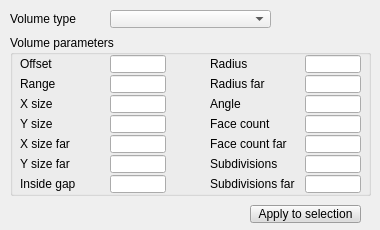
<?xml version="1.0" encoding="UTF-8"?>
<ui version="4.0">
 <class>CQDlgDetectionVolume</class>
 <widget class="QDialog" name="CQDlgDetectionVolume">
  <property name="geometry">
   <rect>
    <x>0</x>
    <y>0</y>
    <width>380</width>
    <height>230</height>
   </rect>
  </property>
  <property name="windowTitle">
   <string>Detection Volume Properties</string>
  </property>
  <property name="locale">
   <locale language="English" country="UnitedStates"/>
  </property>
  <widget class="QLabel" name="label">
   <property name="geometry">
    <rect>
     <x>10</x>
     <y>10</y>
     <width>91</width>
     <height>18</height>
    </rect>
   </property>
   <property name="text">
    <string>Volume type</string>
   </property>
  </widget>
  <widget class="QComboBox" name="qqType">
   <property name="geometry">
    <rect>
     <x>110</x>
     <y>10</y>
     <width>161</width>
     <height>18</height>
    </rect>
   </property>
  </widget>
  <widget class="QGroupBox" name="groupBox">
   <property name="geometry">
    <rect>
     <x>10</x>
     <y>35</y>
     <width>361</width>
     <height>161</height>
    </rect>
   </property>
   <property name="title">
    <string>Volume parameters</string>
   </property>
   <property name="flat">
    <bool>true</bool>
   </property>
   <widget class="QLabel" name="label_2">
    <property name="geometry">
     <rect>
      <x>10</x>
      <y>20</y>
      <width>81</width>
      <height>18</height>
     </rect>
    </property>
    <property name="text">
     <string>Offset</string>
    </property>
   </widget>
   <widget class="QLineEdit" name="qqOffset">
    <property name="geometry">
     <rect>
      <x>100</x>
      <y>20</y>
      <width>56</width>
      <height>18</height>
     </rect>
    </property>
   </widget>
   <widget class="QLabel" name="label_3">
    <property name="geometry">
     <rect>
      <x>200</x>
      <y>20</y>
      <width>91</width>
      <height>18</height>
     </rect>
    </property>
    <property name="text">
     <string>Radius</string>
    </property>
   </widget>
   <widget class="QLineEdit" name="qqRadius">
    <property name="geometry">
     <rect>
      <x>295</x>
      <y>20</y>
      <width>56</width>
      <height>18</height>
     </rect>
    </property>
   </widget>
   <widget class="QLabel" name="label_4">
    <property name="geometry">
     <rect>
      <x>200</x>
      <y>40</y>
      <width>91</width>
      <height>18</height>
     </rect>
    </property>
    <property name="text">
     <string>Radius far</string>
    </property>
   </widget>
   <widget class="QLabel" name="label_5">
    <property name="geometry">
     <rect>
      <x>10</x>
      <y>40</y>
      <width>81</width>
      <height>18</height>
     </rect>
    </property>
    <property name="text">
     <string>Range</string>
    </property>
   </widget>
   <widget class="QLineEdit" name="qqRadiusFar">
    <property name="geometry">
     <rect>
      <x>295</x>
      <y>40</y>
      <width>56</width>
      <height>18</height>
     </rect>
    </property>
   </widget>
   <widget class="QLineEdit" name="qqRange">
    <property name="geometry">
     <rect>
      <x>100</x>
      <y>40</y>
      <width>56</width>
      <height>18</height>
     </rect>
    </property>
   </widget>
   <widget class="QLabel" name="label_6">
    <property name="geometry">
     <rect>
      <x>200</x>
      <y>60</y>
      <width>91</width>
      <height>18</height>
     </rect>
    </property>
    <property name="text">
     <string>Angle</string>
    </property>
   </widget>
   <widget class="QLabel" name="label_7">
    <property name="geometry">
     <rect>
      <x>10</x>
      <y>60</y>
      <width>81</width>
      <height>18</height>
     </rect>
    </property>
    <property name="text">
     <string>X size</string>
    </property>
   </widget>
   <widget class="QLineEdit" name="qqAngle">
    <property name="geometry">
     <rect>
      <x>295</x>
      <y>60</y>
      <width>56</width>
      <height>18</height>
     </rect>
    </property>
   </widget>
   <widget class="QLineEdit" name="qqSizeX">
    <property name="geometry">
     <rect>
      <x>100</x>
      <y>60</y>
      <width>56</width>
      <height>18</height>
     </rect>
    </property>
   </widget>
   <widget class="QLabel" name="label_8">
    <property name="geometry">
     <rect>
      <x>200</x>
      <y>80</y>
      <width>91</width>
      <height>18</height>
     </rect>
    </property>
    <property name="text">
     <string>Face count</string>
    </property>
   </widget>
   <widget class="QLabel" name="label_9">
    <property name="geometry">
     <rect>
      <x>10</x>
      <y>80</y>
      <width>81</width>
      <height>18</height>
     </rect>
    </property>
    <property name="text">
     <string>Y size</string>
    </property>
   </widget>
   <widget class="QLineEdit" name="qqFaceCount">
    <property name="geometry">
     <rect>
      <x>295</x>
      <y>80</y>
      <width>56</width>
      <height>18</height>
     </rect>
    </property>
   </widget>
   <widget class="QLineEdit" name="qqSizeY">
    <property name="geometry">
     <rect>
      <x>100</x>
      <y>80</y>
      <width>56</width>
      <height>18</height>
     </rect>
    </property>
   </widget>
   <widget class="QLabel" name="label_10">
    <property name="geometry">
     <rect>
      <x>10</x>
      <y>100</y>
      <width>81</width>
      <height>18</height>
     </rect>
    </property>
    <property name="text">
     <string>X size far</string>
    </property>
   </widget>
   <widget class="QLabel" name="label_11">
    <property name="geometry">
     <rect>
      <x>200</x>
      <y>100</y>
      <width>91</width>
      <height>18</height>
     </rect>
    </property>
    <property name="text">
     <string>Face count far</string>
    </property>
   </widget>
   <widget class="QLineEdit" name="qqSizeFarX">
    <property name="geometry">
     <rect>
      <x>100</x>
      <y>100</y>
      <width>56</width>
      <height>18</height>
     </rect>
    </property>
   </widget>
   <widget class="QLineEdit" name="qqFaceCountFar">
    <property name="geometry">
     <rect>
      <x>295</x>
      <y>100</y>
      <width>56</width>
      <height>18</height>
     </rect>
    </property>
   </widget>
   <widget class="QLineEdit" name="qqSubdivisions">
    <property name="geometry">
     <rect>
      <x>295</x>
      <y>120</y>
      <width>56</width>
      <height>18</height>
     </rect>
    </property>
   </widget>
   <widget class="QLabel" name="label_12">
    <property name="geometry">
     <rect>
      <x>200</x>
      <y>120</y>
      <width>91</width>
      <height>18</height>
     </rect>
    </property>
    <property name="text">
     <string>Subdivisions</string>
    </property>
   </widget>
   <widget class="QLineEdit" name="qqSizeFarY">
    <property name="geometry">
     <rect>
      <x>100</x>
      <y>120</y>
      <width>56</width>
      <height>18</height>
     </rect>
    </property>
   </widget>
   <widget class="QLabel" name="label_13">
    <property name="geometry">
     <rect>
      <x>10</x>
      <y>120</y>
      <width>81</width>
      <height>18</height>
     </rect>
    </property>
    <property name="text">
     <string>Y size far</string>
    </property>
   </widget>
   <widget class="QLineEdit" name="qqInsideGap">
    <property name="geometry">
     <rect>
      <x>100</x>
      <y>140</y>
      <width>56</width>
      <height>18</height>
     </rect>
    </property>
   </widget>
   <widget class="QLabel" name="label_14">
    <property name="geometry">
     <rect>
      <x>10</x>
      <y>140</y>
      <width>81</width>
      <height>18</height>
     </rect>
    </property>
    <property name="text">
     <string>Inside gap</string>
    </property>
   </widget>
   <widget class="QLineEdit" name="qqSubdivisionsFar">
    <property name="geometry">
     <rect>
      <x>295</x>
      <y>140</y>
      <width>56</width>
      <height>18</height>
     </rect>
    </property>
   </widget>
   <widget class="QLabel" name="label_15">
    <property name="geometry">
     <rect>
      <x>200</x>
      <y>140</y>
      <width>91</width>
      <height>18</height>
     </rect>
    </property>
    <property name="text">
     <string>Subdivisions far</string>
    </property>
   </widget>
  </widget>
  <widget class="QToolButton" name="qqApplyAll">
   <property name="geometry">
    <rect>
     <x>250</x>
     <y>205</y>
     <width>111</width>
     <height>18</height>
    </rect>
   </property>
   <property name="palette">
    <palette>
     <active>
      <colorrole role="WindowText">
       <brush brushstyle="SolidPattern">
        <color alpha="255">
         <red>0</red>
         <green>0</green>
         <blue>0</blue>
        </color>
       </brush>
      </colorrole>
      <colorrole role="Button">
       <brush brushstyle="SolidPattern">
        <color alpha="255">
         <red>220</red>
         <green>220</green>
         <blue>220</blue>
        </color>
       </brush>
      </colorrole>
      <colorrole role="Light">
       <brush brushstyle="SolidPattern">
        <color alpha="255">
         <red>255</red>
         <green>255</green>
         <blue>255</blue>
        </color>
       </brush>
      </colorrole>
      <colorrole role="Midlight">
       <brush brushstyle="SolidPattern">
        <color alpha="255">
         <red>237</red>
         <green>237</green>
         <blue>237</blue>
        </color>
       </brush>
      </colorrole>
      <colorrole role="Dark">
       <brush brushstyle="SolidPattern">
        <color alpha="255">
         <red>110</red>
         <green>110</green>
         <blue>110</blue>
        </color>
       </brush>
      </colorrole>
      <colorrole role="Mid">
       <brush brushstyle="SolidPattern">
        <color alpha="255">
         <red>147</red>
         <green>147</green>
         <blue>147</blue>
        </color>
       </brush>
      </colorrole>
      <colorrole role="Text">
       <brush brushstyle="SolidPattern">
        <color alpha="255">
         <red>0</red>
         <green>0</green>
         <blue>0</blue>
        </color>
       </brush>
      </colorrole>
      <colorrole role="BrightText">
       <brush brushstyle="SolidPattern">
        <color alpha="255">
         <red>255</red>
         <green>255</green>
         <blue>255</blue>
        </color>
       </brush>
      </colorrole>
      <colorrole role="ButtonText">
       <brush brushstyle="SolidPattern">
        <color alpha="255">
         <red>0</red>
         <green>0</green>
         <blue>0</blue>
        </color>
       </brush>
      </colorrole>
      <colorrole role="Base">
       <brush brushstyle="SolidPattern">
        <color alpha="255">
         <red>255</red>
         <green>255</green>
         <blue>255</blue>
        </color>
       </brush>
      </colorrole>
      <colorrole role="Window">
       <brush brushstyle="SolidPattern">
        <color alpha="255">
         <red>220</red>
         <green>220</green>
         <blue>220</blue>
        </color>
       </brush>
      </colorrole>
      <colorrole role="Shadow">
       <brush brushstyle="SolidPattern">
        <color alpha="255">
         <red>0</red>
         <green>0</green>
         <blue>0</blue>
        </color>
       </brush>
      </colorrole>
      <colorrole role="AlternateBase">
       <brush brushstyle="SolidPattern">
        <color alpha="255">
         <red>237</red>
         <green>237</green>
         <blue>237</blue>
        </color>
       </brush>
      </colorrole>
      <colorrole role="ToolTipBase">
       <brush brushstyle="SolidPattern">
        <color alpha="255">
         <red>255</red>
         <green>255</green>
         <blue>220</blue>
        </color>
       </brush>
      </colorrole>
      <colorrole role="ToolTipText">
       <brush brushstyle="SolidPattern">
        <color alpha="255">
         <red>0</red>
         <green>0</green>
         <blue>0</blue>
        </color>
       </brush>
      </colorrole>
     </active>
     <inactive>
      <colorrole role="WindowText">
       <brush brushstyle="SolidPattern">
        <color alpha="255">
         <red>0</red>
         <green>0</green>
         <blue>0</blue>
        </color>
       </brush>
      </colorrole>
      <colorrole role="Button">
       <brush brushstyle="SolidPattern">
        <color alpha="255">
         <red>220</red>
         <green>220</green>
         <blue>220</blue>
        </color>
       </brush>
      </colorrole>
      <colorrole role="Light">
       <brush brushstyle="SolidPattern">
        <color alpha="255">
         <red>255</red>
         <green>255</green>
         <blue>255</blue>
        </color>
       </brush>
      </colorrole>
      <colorrole role="Midlight">
       <brush brushstyle="SolidPattern">
        <color alpha="255">
         <red>237</red>
         <green>237</green>
         <blue>237</blue>
        </color>
       </brush>
      </colorrole>
      <colorrole role="Dark">
       <brush brushstyle="SolidPattern">
        <color alpha="255">
         <red>110</red>
         <green>110</green>
         <blue>110</blue>
        </color>
       </brush>
      </colorrole>
      <colorrole role="Mid">
       <brush brushstyle="SolidPattern">
        <color alpha="255">
         <red>147</red>
         <green>147</green>
         <blue>147</blue>
        </color>
       </brush>
      </colorrole>
      <colorrole role="Text">
       <brush brushstyle="SolidPattern">
        <color alpha="255">
         <red>0</red>
         <green>0</green>
         <blue>0</blue>
        </color>
       </brush>
      </colorrole>
      <colorrole role="BrightText">
       <brush brushstyle="SolidPattern">
        <color alpha="255">
         <red>255</red>
         <green>255</green>
         <blue>255</blue>
        </color>
       </brush>
      </colorrole>
      <colorrole role="ButtonText">
       <brush brushstyle="SolidPattern">
        <color alpha="255">
         <red>0</red>
         <green>0</green>
         <blue>0</blue>
        </color>
       </brush>
      </colorrole>
      <colorrole role="Base">
       <brush brushstyle="SolidPattern">
        <color alpha="255">
         <red>255</red>
         <green>255</green>
         <blue>255</blue>
        </color>
       </brush>
      </colorrole>
      <colorrole role="Window">
       <brush brushstyle="SolidPattern">
        <color alpha="255">
         <red>220</red>
         <green>220</green>
         <blue>220</blue>
        </color>
       </brush>
      </colorrole>
      <colorrole role="Shadow">
       <brush brushstyle="SolidPattern">
        <color alpha="255">
         <red>0</red>
         <green>0</green>
         <blue>0</blue>
        </color>
       </brush>
      </colorrole>
      <colorrole role="AlternateBase">
       <brush brushstyle="SolidPattern">
        <color alpha="255">
         <red>237</red>
         <green>237</green>
         <blue>237</blue>
        </color>
       </brush>
      </colorrole>
      <colorrole role="ToolTipBase">
       <brush brushstyle="SolidPattern">
        <color alpha="255">
         <red>255</red>
         <green>255</green>
         <blue>220</blue>
        </color>
       </brush>
      </colorrole>
      <colorrole role="ToolTipText">
       <brush brushstyle="SolidPattern">
        <color alpha="255">
         <red>0</red>
         <green>0</green>
         <blue>0</blue>
        </color>
       </brush>
      </colorrole>
     </inactive>
     <disabled>
      <colorrole role="WindowText">
       <brush brushstyle="SolidPattern">
        <color alpha="255">
         <red>110</red>
         <green>110</green>
         <blue>110</blue>
        </color>
       </brush>
      </colorrole>
      <colorrole role="Button">
       <brush brushstyle="SolidPattern">
        <color alpha="255">
         <red>220</red>
         <green>220</green>
         <blue>220</blue>
        </color>
       </brush>
      </colorrole>
      <colorrole role="Light">
       <brush brushstyle="SolidPattern">
        <color alpha="255">
         <red>255</red>
         <green>255</green>
         <blue>255</blue>
        </color>
       </brush>
      </colorrole>
      <colorrole role="Midlight">
       <brush brushstyle="SolidPattern">
        <color alpha="255">
         <red>237</red>
         <green>237</green>
         <blue>237</blue>
        </color>
       </brush>
      </colorrole>
      <colorrole role="Dark">
       <brush brushstyle="SolidPattern">
        <color alpha="255">
         <red>110</red>
         <green>110</green>
         <blue>110</blue>
        </color>
       </brush>
      </colorrole>
      <colorrole role="Mid">
       <brush brushstyle="SolidPattern">
        <color alpha="255">
         <red>147</red>
         <green>147</green>
         <blue>147</blue>
        </color>
       </brush>
      </colorrole>
      <colorrole role="Text">
       <brush brushstyle="SolidPattern">
        <color alpha="255">
         <red>110</red>
         <green>110</green>
         <blue>110</blue>
        </color>
       </brush>
      </colorrole>
      <colorrole role="BrightText">
       <brush brushstyle="SolidPattern">
        <color alpha="255">
         <red>255</red>
         <green>255</green>
         <blue>255</blue>
        </color>
       </brush>
      </colorrole>
      <colorrole role="ButtonText">
       <brush brushstyle="SolidPattern">
        <color alpha="255">
         <red>110</red>
         <green>110</green>
         <blue>110</blue>
        </color>
       </brush>
      </colorrole>
      <colorrole role="Base">
       <brush brushstyle="SolidPattern">
        <color alpha="255">
         <red>220</red>
         <green>220</green>
         <blue>220</blue>
        </color>
       </brush>
      </colorrole>
      <colorrole role="Window">
       <brush brushstyle="SolidPattern">
        <color alpha="255">
         <red>220</red>
         <green>220</green>
         <blue>220</blue>
        </color>
       </brush>
      </colorrole>
      <colorrole role="Shadow">
       <brush brushstyle="SolidPattern">
        <color alpha="255">
         <red>0</red>
         <green>0</green>
         <blue>0</blue>
        </color>
       </brush>
      </colorrole>
      <colorrole role="AlternateBase">
       <brush brushstyle="SolidPattern">
        <color alpha="255">
         <red>220</red>
         <green>220</green>
         <blue>220</blue>
        </color>
       </brush>
      </colorrole>
      <colorrole role="ToolTipBase">
       <brush brushstyle="SolidPattern">
        <color alpha="255">
         <red>255</red>
         <green>255</green>
         <blue>220</blue>
        </color>
       </brush>
      </colorrole>
      <colorrole role="ToolTipText">
       <brush brushstyle="SolidPattern">
        <color alpha="255">
         <red>0</red>
         <green>0</green>
         <blue>0</blue>
        </color>
       </brush>
      </colorrole>
     </disabled>
    </palette>
   </property>
   <property name="focusPolicy">
    <enum>Qt::StrongFocus</enum>
   </property>
   <property name="text">
    <string>Apply to selection</string>
   </property>
  </widget>
 </widget>
 <tabstops>
  <tabstop>qqType</tabstop>
  <tabstop>qqOffset</tabstop>
  <tabstop>qqRadius</tabstop>
  <tabstop>qqRange</tabstop>
  <tabstop>qqRadiusFar</tabstop>
  <tabstop>qqSizeX</tabstop>
  <tabstop>qqAngle</tabstop>
  <tabstop>qqSizeY</tabstop>
  <tabstop>qqFaceCount</tabstop>
  <tabstop>qqSizeFarX</tabstop>
  <tabstop>qqFaceCountFar</tabstop>
  <tabstop>qqSizeFarY</tabstop>
  <tabstop>qqSubdivisions</tabstop>
  <tabstop>qqInsideGap</tabstop>
  <tabstop>qqSubdivisionsFar</tabstop>
  <tabstop>qqApplyAll</tabstop>
 </tabstops>
 <resources/>
 <connections/>
</ui>
